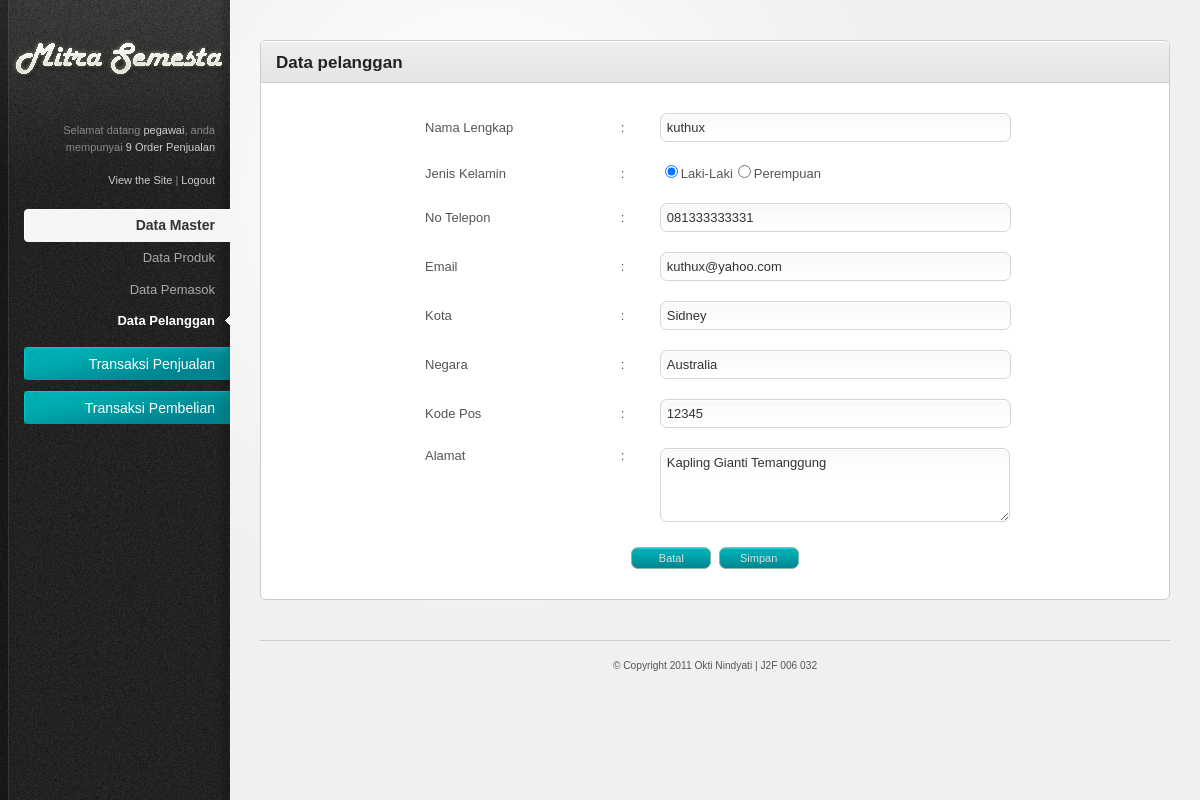
Screenshot of /index.php/admin/pelanggan/edit_pelanggan/8 (signed in) with the database file from the repository.
### tables this page shows
CREATE TABLE IF NOT EXISTS `pelanggan` (
  `KodePelanggan` int(11) NOT NULL AUTO_INCREMENT,
  `NamaPelanggan` varchar(30) NOT NULL,
  `JenisKelamin` enum('Male','Female') NOT NULL,
  `TempatLahir` varchar(20) NOT NULL,
  `TanggalLahir` date NOT NULL,
  `AlmtPelanggan` varchar(100) NOT NULL,
  `NoTelepon` varchar(12) NOT NULL,
  `Email` varchar(25) DEFAULT NULL,
  `Kota` varchar(20) NOT NULL,
  `Negara` varchar(25) NOT NULL,
  `KodePos` int(5) NOT NULL,
  `TanggalDaftar` date NOT NULL,
  `Username` varchar(25) NOT NULL,
  `Password` varchar(35) NOT NULL,
  PRIMARY KEY (`KodePelanggan`)
);

### system/application/controllers/admin/pelanggan.php (called while the page is built, shortened)
<?php
Class Pelanggan extends Controller{
	function Pelanggan(){
		if(isset($_SESSION["username"]) && $_SESSION['level']=='Pegawai'){
			$this->load->model(array('pelanggan_model','penjualan_model'));
		}else{
			redirect('home');
		}
	}
	function edit_pelanggan($KodePelanggan=''){
		$data['judul'] = "Edit Data Pelanggan";
		$this->form_validation->set_rules('NamaPelanggan','Nama Pelanggan','required');
		$this->form_validation->set_rules('JenisKelamin', 'Jenis Kelamin', 'required');
		$this->form_validation->set_rules('AlmtPelanggan', 'Alamat', 'required');
		$this->form_validation->set_rules('NoTelepon', 'No Telepon', 'required|numeric');
		$this->form_validation->set_rules('Email', 'Email', 'required|valid_email');
		$this->form_validation->set_rules('Kota', 'Kota', 'required');
		$this->form_validation->set_rules('Negara', 'Negara', 'required');
		$this->form_validation->set_rules('KodePos', 'Kode Pos', 'required');
		$this->form_validation->set_error_delimiters('<div class="error">', '</div>');
		$data['judul'] = "Data pelanggan";
			if($this->form_validation->run()==false){
				$result = $this->pelanggan_model->get_detail_pelanggan($KodePelanggan);
				$subdata['result_detail_pelanggan'] = $result;
				$data['content'] = $this->load->view('admin/pelanggan_edit_view',$subdata,TRUE);
				$this->load->view("template_admin/template",$data);
		}
	}
}

### system/codeigniter/CodeIgniter.php (called while the page is built, shortened)
<?php  if ( ! defined('BASEPATH')) exit('No direct script access allowed');
$EXT =& load_class('Hooks');
$EXT->_call_hook('pre_system');
$URI =& load_class('URI');
$RTR =& load_class('Router');
$method = $RTR->fetch_method();
$EXT->_call_hook('pre_controller');
$CI = new $class();
if ($RTR->scaffolding_request === TRUE)
{
	if ($EXT->_call_hook('scaffolding_override') === FALSE)
	{
		$CI->_ci_scaffolding();
	}
}
else
{
	if (method_exists($CI, '_remap'))
	{
		$CI->_remap($method);
	}
	else
	{
		call_user_func_array(array(&$CI, $method), array_slice($URI->rsegments, 2));
	}
}

### index.php (called while the page is built, shortened)
<?php
require_once BASEPATH.'codeigniter/CodeIgniter'.EXT;

### system/application/models/pelanggan_model.php (called while the page is built, shortened)
<?php
Class Pelanggan_model extends Model{
	function get_detail_pelanggan($KodePelanggan){
		$this->db->where('KodePelanggan',$KodePelanggan);
		$query = $this->db->get('pelanggan');
		return $query->result();
	}
}

### system/codeigniter/Base5.php (called while the page is built)
<?php  if ( ! defined('BASEPATH')) exit('No direct script access allowed');
class CI_Base {
	private static $instance;
	public function CI_Base()
	{
		self::$instance =& $this;
	}
	public static function &get_instance()
	{
		return self::$instance;
	}
}
function &get_instance()
{
	return CI_Base::get_instance();
}

### system/application/views/admin/pelanggan_edit_view.php (the view)
<div class="tab-content default-tab" id="tab1">
	<?php if($result_detail_pelanggan){
	foreach($result_detail_pelanggan as $num_row => $row)
	{?>
	<?=form_open("admin/pelanggan/edit_pelanggan/".$row->KodePelanggan)?>
		<center>
		<table id="tabel1" width="600px">
			<tr>
				<td width="130px">Nama Lengkap</td>
				<td width="10px">:</td>
				<td width="260px"><input class="text-input medium-input2" type="text" size="30px" name="NamaPelanggan" value="<?=($row->NamaPelanggan)?>"><?php echo form_error('NamaPelanggan'); ?></td>
			</tr>
			<tr>
				<td>Jenis Kelamin</td>
				<td>:</td>
				<td>
				<?php 	echo form_radio('JenisKelamin', 'Male',(($row->JenisKelamin=='Male')?TRUE:FALSE));
						echo "Laki-Laki";
						echo form_radio('JenisKelamin', 'Female', (($row->JenisKelamin=='Female')?TRUE:FALSE));
						echo "Perempuan";
				?>
				</td>
			</tr>
			<tr>
				<td>No Telepon</td>
				<td>:</td>
				<td><input class="text-input medium-input2" type="text" size="30px" name="NoTelepon" value="<?=($row->NoTelepon)?>"><?php echo form_error('NoTelepon'); ?></td>
			</tr>
			<tr>
				<td>Email</td>
				<td>:</td>
				<td><input class="text-input medium-input2" type="text" size="30px" name="Email" value="<?=($row->Email)?>"><?php echo form_error('Email'); ?></td>
			</tr>
			<tr>
				<td>Kota</td>
				<td>:</td>
				<td><input class="text-input medium-input2" type="text" size="30px" name="Kota" value="<?=($row->Kota)?>"><?php echo form_error('Kota'); ?></td>
			</tr>
			<tr>
				<td>Negara</td>
				<td>:</td>
				<td><input class="text-input medium-input2" type="text" size="30px" name="Negara" value="<?=($row->Negara)?>"><?php echo form_error('Negara'); ?></td>
			</tr>
			<tr>
				<td>Kode Pos</td>
				<td>:</td>
				<td><input class="text-input medium-input2" type="text" size="30px" name="KodePos" value="<?=($row->KodePos)?>"><?php echo form_error('KodePos'); ?></td>
			</tr>
			<tr>
				<td style="vertical-align:top">Alamat</td>
				<td style="vertical-align:top">:</td>
				<td>
				<textarea id="AlmtPelanggan" name="AlmtPelanggan" cols="1" rows="4"><?=($row->AlmtPelanggan)?><?php echo form_error('AlmtPelanggan'); ?></textarea>
				</td>
			</tr>
			<tr>
				<td colspan="3" style="text-align:center"><input type="button" class="button" style="width:80px" name="button" value="Batal" onClick="javascript:history.back()">&nbsp;
				<input type="submit" class="button" style="width:80px" name="submit" value="Simpan"></td>
			</tr>
		</table>
		</center>
	<?php
	};
	}else{
	}
	?>
</div>

### system/application/views/template_admin/resources/css/style.css (style rules this page uses)
html { font-size: 100%; height: 100%; margin-bottom: 1px; }
body { font-family: Arial, Helvetica, sans-serif; color: #555; background: #f0f0f0 url('../images/bg-body.gif') top left repeat-y; font-size: 12px; }
.button { font-family: Verdana, Arial, sans-serif; display: inline-block; background: #3e4e5a url('../images/bg-button-blue.jpg') top left repeat-x !important; border: 1px solid #84bab2 !important; padding: 4px 7px 4px 7px !important; color: #ddd !important; font-size: 11px !important; cursor: pointer; }
#main-content table { border-collapse: collapse; }
#main-content tbody tr { background: #fff; }
#main-content tbody tr.alt-row { background: #ffffff; }
#main-content table td, #main-content table th { padding: 10px; line-height: 1.3em; }
form input.text-input, form select, form textarea, form .wysiwyg { padding: 6px; font-size: 13px; background: #fff url('../images/bg-form-field.gif') top left repeat-x; border: 1px solid #d5d5d5; color: #333; }
form .medium-input2 { width: 97.8% !important; }
form textarea { width: 97.5% !important; font-family: Arial, Helvetica, sans-serif; }
form input[type="checkbox"], form input[type="radio"] { padding: 0; background: none; border: 0; }

### system/application/views/template_admin/resources/css/invalid.css (style rules this page uses)
.button, #main-content table tfoot td .bulk-actions select, .pagination a.number, form input.text-input, form textarea, form .wysiwyg, form select { -moz-border-radius: 7px; -webkit-border-radius: 7px; border-radius: 7px; }

### rows the page displays
pelanggan: NamaPelanggan "kuthux", JenisKelamin "☑", NoTelepon "081333333331", Email "kuthux@yahoo.com", Kota "Sidney", Negara "Australia", KodePos "12345", AlmtPelanggan "Kapling Gianti Temanggung"

### other values shown
$_SESSION['username'] "pegawai"
$this->penjualan_model->count_row_penjualan('Pesan') "9"
$judul "Data pelanggan"
